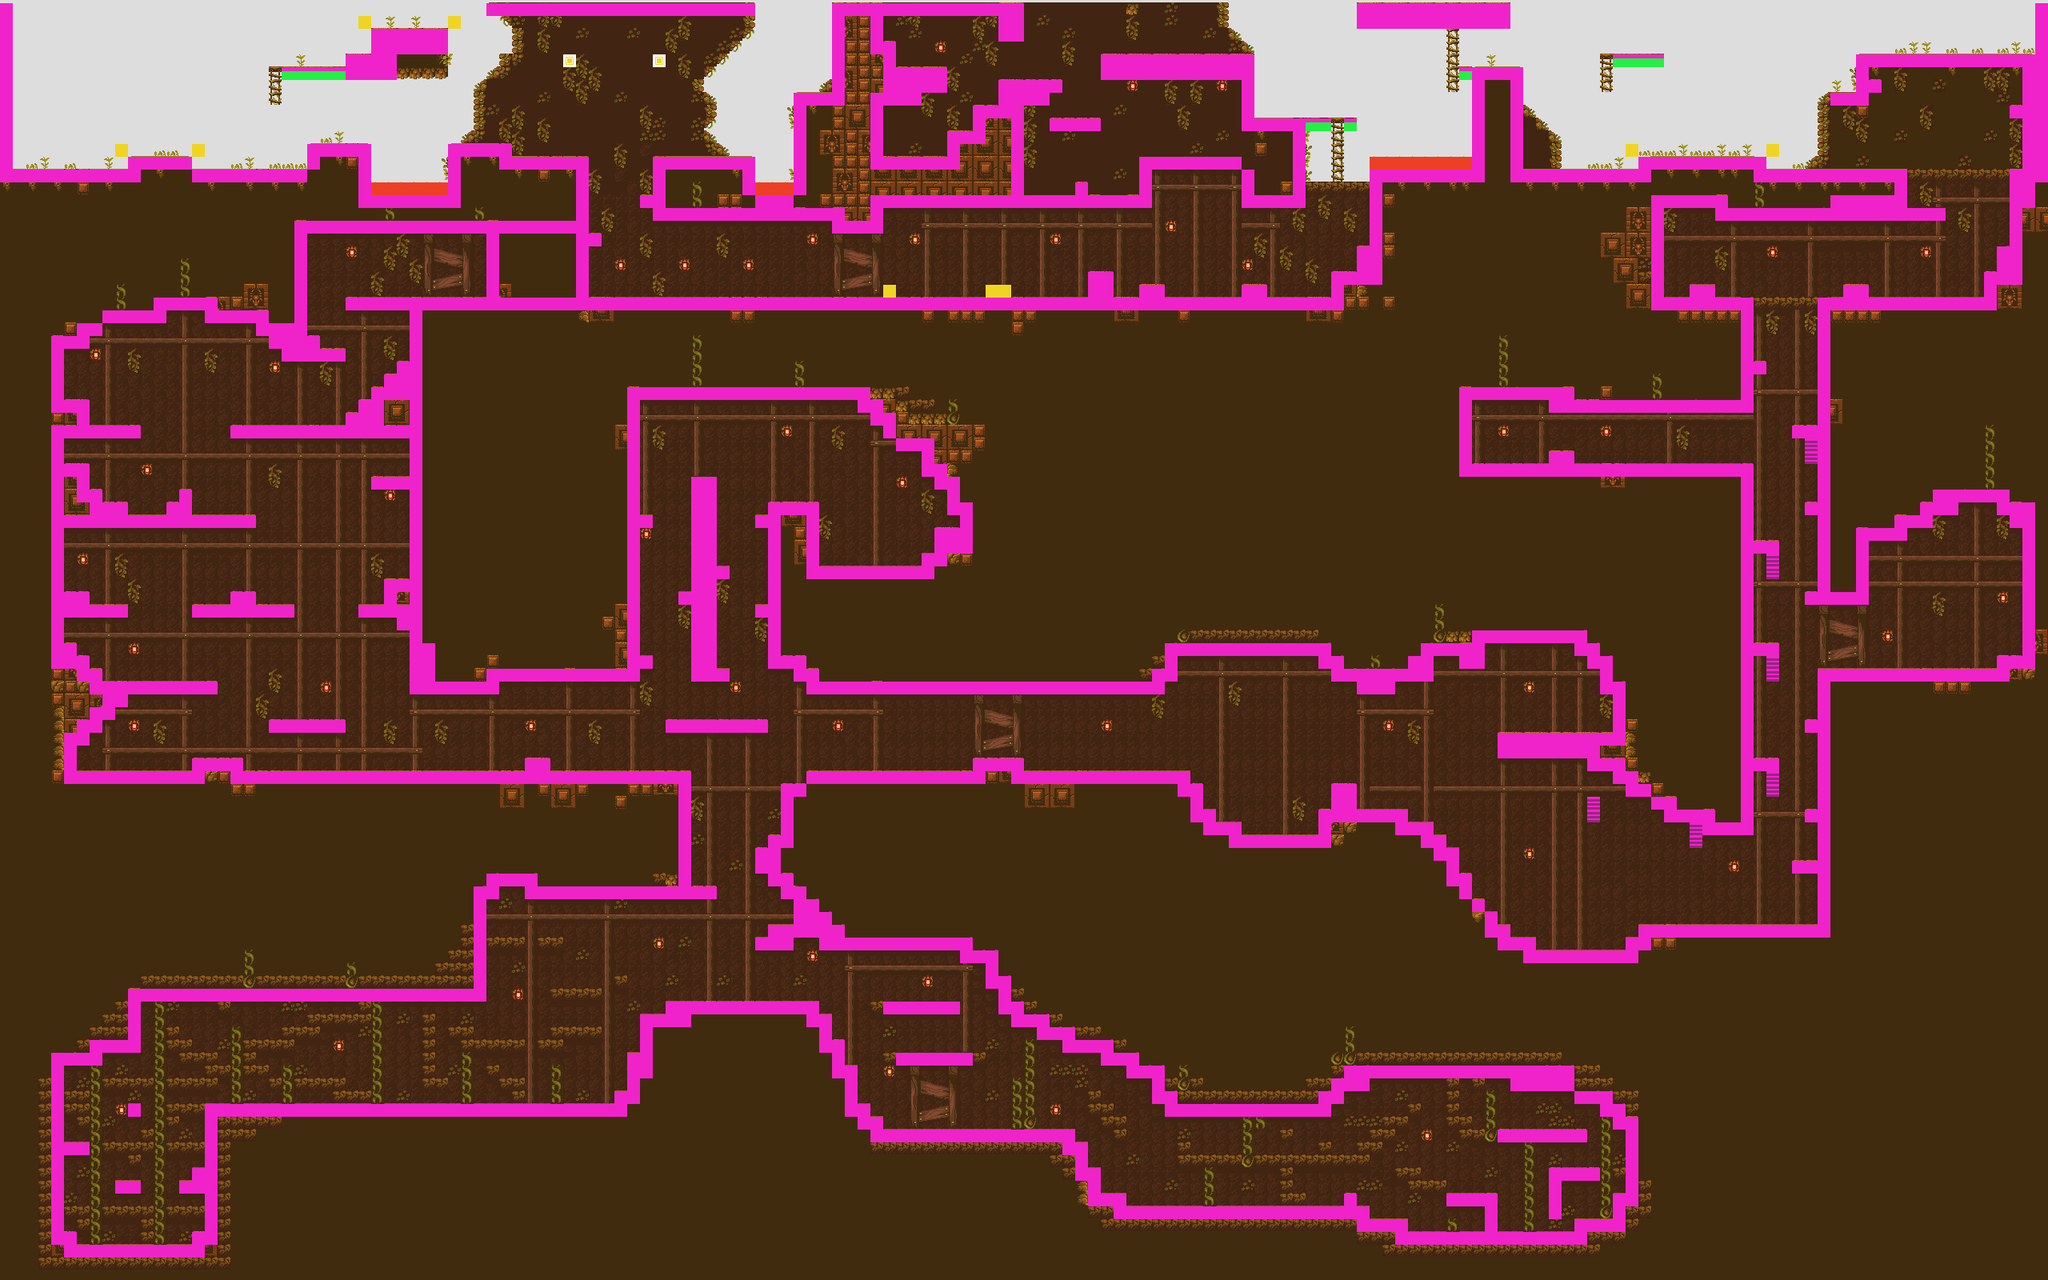

The image is a tile-based game level rendered from a .tmx file. Its description and source (layers, tilesets, objects; grid data summarised) follow:
An orthogonal 160x100 tile map with 16x16 px tiles, 2 tile layers (Main Layer, Collisions Layer), 2 tilesets and 51 objects (12x Slug Spawn, 10x Bee Spawn, 10x Piranha Plant Spawn, stairs, Carrot Spawn, ...).

<map version="1.10" tiledversion="1.11.2" orientation="orthogonal" renderorder="right-down" width="160" height="100" tilewidth="16" tileheight="16" infinite="0" backgroundcolor="#dddddd" nextlayerid="4" nextobjectid="86">
 <tileset firstgid="1" name="collisions" tilewidth="16" tileheight="16" tilecount="8" columns="8">
  <image source="../environment/collisions.png" width="128" height="16" />
  <tile id="0">
   <properties>
    <property name="collides" type="bool" value="true" />
   </properties>
  </tile>
  <tile id="1">
   <properties>
    <property name="collides" type="bool" value="true" />
   </properties>
  </tile>
  <tile id="3">
   <properties>
    <property name="collides" type="bool" value="false" />
    <property name="stairs" type="bool" value="true" />
   </properties>
  </tile>
 </tileset>
 <tileset firstgid="9" name="tileset" tilewidth="16" tileheight="16" tilecount="240" columns="20">
  <image source="../environment/tileset.png" width="320" height="192" />
 </tileset>
 <layer id="2" name="Main Layer" width="160" height="100" offsetx="0" offsety="3.0303">
  <data>[16000 cells, 14985 non-empty, 101 distinct tile ids]</data>
 </layer>
 <layer id="1" name="Collisions Layer" width="160" height="100" offsetx="0" offsety="4.36364">
  <properties>
   <property name="collides" type="bool" value="true" />
  </properties>
  <data>[16000 cells, 1996 non-empty, 7 distinct tile ids]</data>
 </layer>
 <objectgroup id="3" name="Object Layer" offsetx="0" offsety="3.0303">
  <properties>
   <property name="stairs" type="bool" value="true" />
  </properties>
  <object id="1" gid="6" x="936.833" y="329.833" width="16" height="16" />
  <object id="2" gid="6" x="496.833" y="1312.5" width="16" height="16" />
  <object id="7" gid="6" x="404.5" y="67" width="16" height="16" />
  <object id="15" gid="6" x="1985.83" y="48.1667" width="16" height="16" />
  <object id="20" gid="7" x="1064.33" y="628.833" width="16" height="16" />
  <object id="26" gid="6" x="1484.67" y="45.5" width="16" height="16" />
  <object id="35" gid="7" x="2438.67" y="787.833" width="16" height="16" />
  <object id="37" gid="7" x="2010.67" y="1162.5" width="16" height="16" />
  <object id="39" gid="7" x="2099.33" y="1102.5" width="16" height="16" />
  <object id="41" gid="8" x="1829" y="1475.97" width="16" height="16" />
  <object id="42" name="Bee Spawn" x="536.167" y="154.136">
   <properties>
    <property name="horizontalPatrol" type="bool" value="false" />
    <property name="patrolDistance" type="int" value="30" />
    <property name="type" value="bee" />
   </properties>
   <point />
  </object>
  <object id="43" name="Bee Spawn" x="966.5" y="159.47">
   <properties>
    <property name="horizontalPatrol" type="bool" value="false" />
    <property name="patrolDistance" type="int" value="50" />
    <property name="type" value="bee" />
   </properties>
   <point />
  </object>
  <object id="44" name="Bee Spawn" x="1767.35" y="156.621">
   <properties>
    <property name="horizontalPatrol" type="bool" value="true" />
    <property name="patrolDistance" type="int" value="30" />
    <property name="type" value="bee" />
   </properties>
   <point />
  </object>
  <object id="45" name="Bee Spawn" x="1950" y="122.97">
   <properties>
    <property name="horizontalPatrol" type="bool" value="false" />
    <property name="patrolDistance" type="int" value="60" />
    <property name="type" value="bee" />
   </properties>
   <point />
  </object>
  <object id="46" name="Bee Spawn" x="2402.67" y="36.9697">
   <properties>
    <property name="horizontalPatrol" type="bool" value="true" />
    <property name="patrolDistance" type="int" value="50" />
    <property name="type" value="bee" />
   </properties>
   <point />
  </object>
  <object id="47" name="Bee Spawn" x="1835.33" y="978.303">
   <properties>
    <property name="horizontalPatrol" type="bool" value="false" />
    <property name="patrolDistance" type="int" value="50" />
    <property name="type" value="bee" />
   </properties>
   <point />
  </object>
  <object id="48" name="Bee Spawn" x="838.667" y="634.303">
   <properties>
    <property name="horizontalPatrol" type="bool" value="false" />
    <property name="patrolDistance" type="int" value="50" />
    <property name="type" value="bee" />
   </properties>
   <point />
  </object>
  <object id="49" name="Bee Spawn" x="410" y="784.303">
   <properties>
    <property name="horizontalPatrol" type="bool" value="false" />
    <property name="patrolDistance" type="int" value="50" />
    <property name="type" value="bee" />
   </properties>
   <point />
  </object>
  <object id="50" name="Bee Spawn" x="382" y="636.303">
   <properties>
    <property name="horizontalPatrol" type="bool" value="false" />
    <property name="patrolDistance" type="int" value="30" />
    <property name="type" value="bee" />
   </properties>
   <point />
  </object>
  <object id="51" name="Bee Spawn" x="1459" y="167.303">
   <properties>
    <property name="horizontalPatrol" type="bool" value="true" />
    <property name="patrolDistance" type="int" value="20" />
    <property name="type" value="bee" />
   </properties>
   <point />
  </object>
  <object id="52" name="Slug Spawn" x="528" y="340.303">
   <properties>
    <property name="patrolDistance" type="int" value="30" />
    <property name="type" value="slug" />
   </properties>
   <point />
  </object>
  <object id="53" name="Slug Spawn" x="308" y="173.636">
   <properties>
    <property name="patrolDistance" type="int" value="40" />
    <property name="type" value="slug" />
   </properties>
   <point />
  </object>
  <object id="54" name="Slug Spawn" x="853.333" y="335.636">
   <properties>
    <property name="patrolDistance" type="int" value="70" />
    <property name="type" value="slug" />
   </properties>
   <point />
  </object>
  <object id="55" name="Slug Spawn" x="1156.67" y="331.636">
   <properties>
    <property name="patrolDistance" type="int" value="50" />
    <property name="type" value="slug" />
   </properties>
   <point />
  </object>
  <object id="56" name="Slug Spawn" x="1290.67" y="69.6364">
   <properties>
    <property name="patrolDistance" type="int" value="50" />
    <property name="type" value="slug" />
   </properties>
   <point />
  </object>
  <object id="57" name="Slug Spawn" x="2131" y="166.97">
   <properties>
    <property name="patrolDistance" type="int" value="50" />
    <property name="type" value="slug" />
   </properties>
   <point />
  </object>
  <object id="58" name="Slug Spawn" x="2089" y="552.97">
   <properties>
    <property name="patrolDistance" type="int" value="50" />
    <property name="type" value="slug" />
   </properties>
   <point />
  </object>
  </objectgroup>
</map>
<!-- 24 of 51 objects omitted -->
